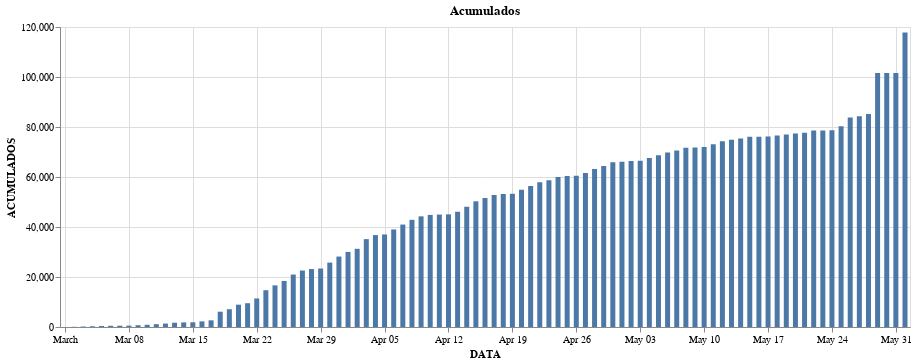

Here is the notebook cell this chart was saved with:
### Code cell
base = alt.Chart(n_baixas).mark_bar().encode(
    x='DATA',
).properties(
    width=850
)
red = alt.value('#f54242')
base.encode(y='ACUMULADOS').properties(title='Acumulados') #| base.encode(y='POR DIA').properties(title='Por dia')

### Figure 1 — Vega-Lite specification as saved in the notebook (floating-point values rounded to 4 significant figures)
{"config": {"view": {"continuousWidth": 400, "continuousHeight": 300}}, "data": {"name": "data-800567c6ff00bedf5f4c2c8b44a69214"}, "mark": "bar", "encoding": {"x": {"type": "temporal", "field": "DATA"}, "y": {"type": "quantitative", "field": "ACUMULADOS"}}, "title": "Acumulados", "width": 850, "$schema": "https://vega.github.io/schema/vega-lite/v4.8.1.json", "datasets": {"data-800567c6ff00bedf5f4c2c8b44a69214": [{"DATA": "2020-03-01T00:00:00", "POR DIA": 5, "ACUMULADOS": 5}, {"DATA": "2020-03-02T00:00:00", "POR DIA": 79, "ACUMULADOS": 84}, {"DATA": "2020-03-03T00:00:00", "POR DIA": 103, "ACUMULADOS": 187}, {"DATA": "2020-03-04T00:00:00", "POR DIA": 111, "ACUMULADOS": 298}, {"DATA": "2020-03-05T00:00:00", "POR DIA": 94, "ACUMULADOS": 392}, {"DATA": "2020-03-06T00:00:00", "POR DIA": 96, "ACUMULADOS": 488}, {"DATA": "2020-03-07T00:00:00", "POR DIA": 35, "ACUMULADOS": 523}, {"DATA": "2020-03-08T00:00:00", "POR DIA": 28, "ACUMULADOS": 551}, {"DATA": "2020-03-09T00:00:00", "POR DIA": 164, "ACUMULADOS": 715}, {"DATA": "2020-03-10T00:00:00", "POR DIA": 164, "ACUMULADOS": 879}, {"DATA": "2020-03-11T00:00:00", "POR DIA": 247, "ACUMULADOS": 1126}, {"DATA": "2020-03-12T00:00:00", "POR DIA": 249, "ACUMULADOS": 1375}, {"DATA": "2020-03-13T00:00:00", "POR DIA": 334, "ACUMULADOS": 1709}, {"DATA": "2020-03-14T00:00:00", "POR DIA": 130, "ACUMULADOS": 1839}, {"DATA": "2020-03-15T00:00:00", "POR DIA": 57, "ACUMULADOS": 1896}, {"DATA": "2020-03-16T00:00:00", "POR DIA": 356, "ACUMULADOS": 2252}, {"DATA": "2020-03-17T00:00:00", "POR DIA": 419, "ACUMULADOS": 2671}, {"DATA": "2020-03-18T00:00:00", "POR DIA": 3453, "ACUMULADOS": 6124}, {"DATA": "2020-03-19T00:00:00", "POR DIA": 987, "ACUMULADOS": 7111}, {"DATA": "2020-03-20T00:00:00", "POR DIA": 1816, "ACUMULADOS": 8927}, {"DATA": "2020-03-21T00:00:00", "POR DIA": 585, "ACUMULADOS": 9512}, {"DATA": "2020-03-22T00:00:00", "POR DIA": 1902, "ACUMULADOS": 11414}, {"DATA": "2020-03-23T00:00:00", "POR DIA": 3303, "ACUMULADOS": 14717}, {"DATA": "2020-03-24T00:00:00", "POR DIA": 1936, "ACUMULADOS": 16653}, {"DATA": "2020-03-25T00:00:00", "POR DIA": 1765, "ACUMULADOS": 18418}, {"DATA": "2020-03-26T00:00:00", "POR DIA": 2565, "ACUMULADOS": 20983}, {"DATA": "2020-03-27T00:00:00", "POR DIA": 1608, "ACUMULADOS": 22591}, {"DATA": "2020-03-28T00:00:00", "POR DIA": 585, "ACUMULADOS": 23176}, {"DATA": "2020-03-29T00:00:00", "POR DIA": 213, "ACUMULADOS": 23389}, {"DATA": "2020-03-30T00:00:00", "POR DIA": 2373, "ACUMULADOS": 25762}, {"DATA": "2020-03-31T00:00:00", "POR DIA": 2414, "ACUMULADOS": 28176}, {"DATA": "2020-04-01T00:00:00", "POR DIA": 1869, "ACUMULADOS": 30045}, {"DATA": "2020-04-02T00:00:00", "POR DIA": 1236, "ACUMULADOS": 31281}, {"DATA": "2020-04-03T00:00:00", "POR DIA": 3861, "ACUMULADOS": 35142}, {"DATA": "2020-04-04T00:00:00", "POR DIA": 1629, "ACUMULADOS": 36771}, {"DATA": "2020-04-05T00:00:00", "POR DIA": 248, "ACUMULADOS": 37019}, {"DATA": "2020-04-06T00:00:00", "POR DIA": 2000, "ACUMULADOS": 39019}, {"DATA": "2020-04-07T00:00:00", "POR DIA": 1958, "ACUMULADOS": 40977}, {"DATA": "2020-04-08T00:00:00", "POR DIA": 1890, "ACUMULADOS": 42867}, {"DATA": "2020-04-09T00:00:00", "POR DIA": 1392, "ACUMULADOS": 44259}, {"DATA": "2020-04-10T00:00:00", "POR DIA": 576, "ACUMULADOS": 44835}, {"DATA": "2020-04-11T00:00:00", "POR DIA": 139, "ACUMULADOS": 44974}, {"DATA": "2020-04-12T00:00:00", "POR DIA": 91, "ACUMULADOS": 45065}, {"DATA": "2020-04-13T00:00:00", "POR DIA": 1039, "ACUMULADOS": 46104}, {"DATA": "2020-04-14T00:00:00", "POR DIA": 1996, "ACUMULADOS": 48100}, {"DATA": "2020-04-15T00:00:00", "POR DIA": 2182, "ACUMULADOS": 50282}, {"DATA": "2020-04-16T00:00:00", "POR DIA": 1279, "ACUMULADOS": 51561}, {"DATA": "2020-04-17T00:00:00", "POR DIA": 1278, "ACUMULADOS": 52839}, {"DATA": "2020-04-18T00:00:00", "POR DIA": 334, "ACUMULADOS": 53173}, {"DATA": "2020-04-19T00:00:00", "POR DIA": 89, "ACUMULADOS": 53262}, {"DATA": "2020-04-20T00:00:00", "POR DIA": 1625, "ACUMULADOS": 54887}, {"DATA": "2020-04-21T00:00:00", "POR DIA": 1493, "ACUMULADOS": 56380}, {"DATA": "2020-04-22T00:00:00", "POR DIA": 1526, "ACUMULADOS": 57906}, {"DATA": "2020-04-23T00:00:00", "POR DIA": 811, "ACUMULADOS": 58717}, {"DATA": "2020-04-24T00:00:00", "POR DIA": 1240, "ACUMULADOS": 59957}, {"DATA": "2020-04-25T00:00:00", "POR DIA": 417, "ACUMULADOS": 60374}, {"DATA": "2020-04-26T00:00:00", "POR DIA": 149, "ACUMULADOS": 60523}, {"DATA": "2020-04-27T00:00:00", "POR DIA": 1074, "ACUMULADOS": 61597}, {"DATA": "2020-04-28T00:00:00", "POR DIA": 1567, "ACUMULADOS": 63164}, {"DATA": "2020-04-29T00:00:00", "POR DIA": 1190, "ACUMULADOS": 64354}, {"DATA": "2020-04-30T00:00:00", "POR DIA": 1542, "ACUMULADOS": 65896}, {"DATA": "2020-05-01T00:00:00", "POR DIA": 227, "ACUMULADOS": 66123}, {"DATA": "2020-05-02T00:00:00", "POR DIA": 250, "ACUMULADOS": 66373}, {"DATA": "2020-05-03T00:00:00", "POR DIA": 111, "ACUMULADOS": 66484}, {"DATA": "2020-05-04T00:00:00", "POR DIA": 1119, "ACUMULADOS": 67603}, {"DATA": "2020-05-05T00:00:00", "POR DIA": 1123, "ACUMULADOS": 68726}, {"DATA": "2020-05-06T00:00:00", "POR DIA": 1057, "ACUMULADOS": 69783}, {"DATA": "2020-05-07T00:00:00", "POR DIA": 781, "ACUMULADOS": 70564}, {"DATA": "2020-05-08T00:00:00", "POR DIA": 1123, "ACUMULADOS": 71687}, {"DATA": "2020-05-09T00:00:00", "POR DIA": 110, "ACUMULADOS": 71797}, {"DATA": "2020-05-10T00:00:00", "POR DIA": 168, "ACUMULADOS": 71965}, {"DATA": "2020-05-11T00:00:00", "POR DIA": 1092, "ACUMULADOS": 73057}, {"DATA": "2020-05-12T00:00:00", "POR DIA": 1253, "ACUMULADOS": 74310}, {"DATA": "2020-05-13T00:00:00", "POR DIA": 627, "ACUMULADOS": 74937}, {"DATA": "2020-05-14T00:00:00", "POR DIA": 508, "ACUMULADOS": 75445}, {"DATA": "2020-05-15T00:00:00", "POR DIA": 650, "ACUMULADOS": 76095}, {"DATA": "2020-05-16T00:00:00", "POR DIA": 45, "ACUMULADOS": 76140}, {"DATA": "2020-05-17T00:00:00", "POR DIA": 18, "ACUMULADOS": 76158}, {"DATA": "2020-05-18T00:00:00", "POR DIA": 431, "ACUMULADOS": 76589}, {"DATA": "2020-05-19T00:00:00", "POR DIA": 378, "ACUMULADOS": 76967}, {"DATA": "2020-05-20T00:00:00", "POR DIA": 404, "ACUMULADOS": 77371}, {"DATA": "2020-05-21T00:00:00", "POR DIA": 364, "ACUMULADOS": 77735}, {"DATA": "2020-05-22T00:00:00", "POR DIA": 893, "ACUMULADOS": 78628}, {"DATA": "2020-05-23T00:00:00", "POR DIA": 22, "ACUMULADOS": 78650}, {"DATA": "2020-05-24T00:00:00", "POR DIA": 9, "ACUMULADOS": 78659}, {"DATA": "2020-05-25T00:00:00", "POR DIA": 1659, "ACUMULADOS": 80318}, {"DATA": "2020-05-26T00:00:00", "POR DIA": 3508, "ACUMULADOS": 83826}, {"DATA": "2020-05-27T00:00:00", "POR DIA": 458, "ACUMULADOS": 84284}, {"DATA": "2020-05-28T00:00:00", "POR DIA": 878, "ACUMULADOS": 85162}, {"DATA": "2020-05-29T00:00:00", "POR DIA": 16414, "ACUMULADOS": 101576}, {"DATA": "2020-05-30T00:00:00", "POR DIA": 5, "ACUMULADOS": 101581}, {"DATA": "2020-05-31T00:00:00", "POR DIA": 14, "ACUMULADOS": 101595}, {"DATA": "2020-06-01T00:00:00", "POR DIA": 16175, "ACUMULADOS": 117770}]}}
